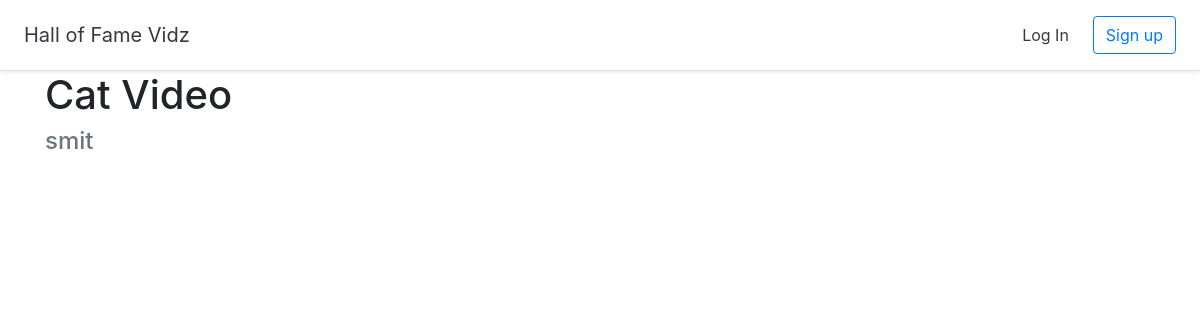
Before: /halloffame/2 with the older database file.
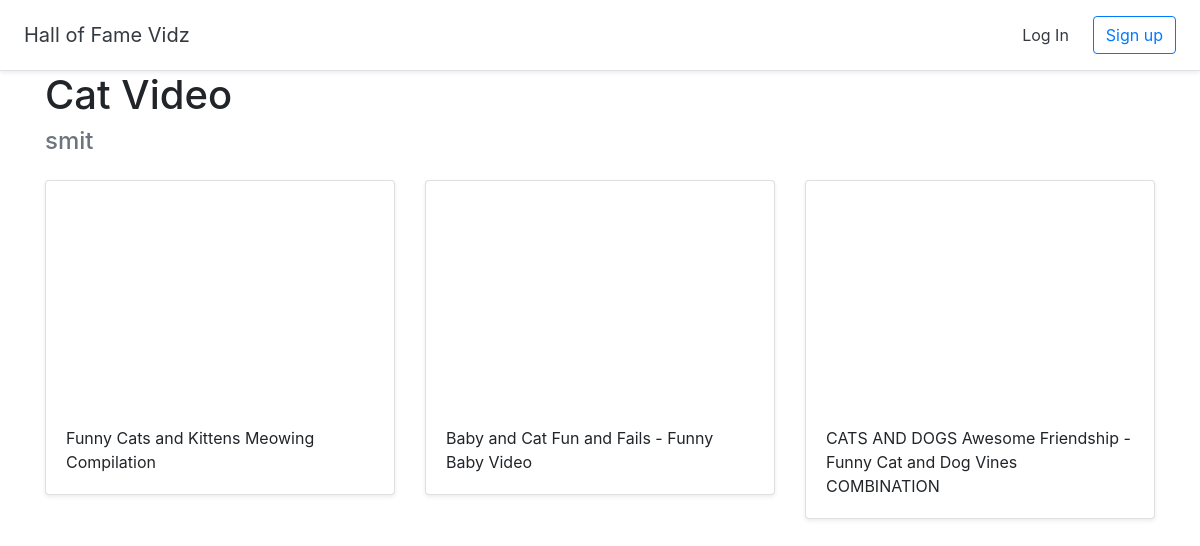
After: the same page with the newer database file.
### halls/models.py (models this page shows)
class Video(models.Model):
    title = models.CharField(max_length=255)
    url = models.URLField()
    youtube_id = models.CharField(max_length=255)
    hall = models.ForeignKey(Hall, on_delete=models.CASCADE)

### halls/views.py (the view)
# urls.py: path('halloffame/<int:pk>', views.DetailHall.as_view(),name='detail_hall'),
class DetailHall(generic.DetailView):
    model = Hall
    template_name = 'halls/detail_hall.html'

### halls/templates/halls/detail_hall.html (shortened to what this page needs)
{% extends 'halls/base.html' %}
{% block content %}
<div class="container">
<h1>{{ hall.title}}</h1>
<h4 class="text-muted">{{ hall.user.username }}</h4>
      <div class="row">
        {% for video in hall.video_set.all %}
        <div class="col-md-4 mt-3">
          <div class="card mb-4 shadow-sm">
            <iframe width="100%" height="225" src="https://www.youtube.com/embed/{{ video.youtube_id }}" frameborder="0" allow="accelerometer; autoplay; encrypted-media; gyroscope; picture-in-picture" allowfullscreen></iframe>
            <div class="card-body">
              <p class="card-text">{{ video.title }}</p>
            </div>
          </div>
        </div>
        {% endfor %}
      </div>
</div>
{% endblock %}

Changed rows visible on the page:
added Video: title "Funny Cats and Kittens Meowing Compilation"
added Video: title "Baby and Cat Fun and Fails - Funny Baby Video"
added Video: title "CATS AND DOGS Awesome Friendship - Funny Cat and Dog Vines COMBINATION"
